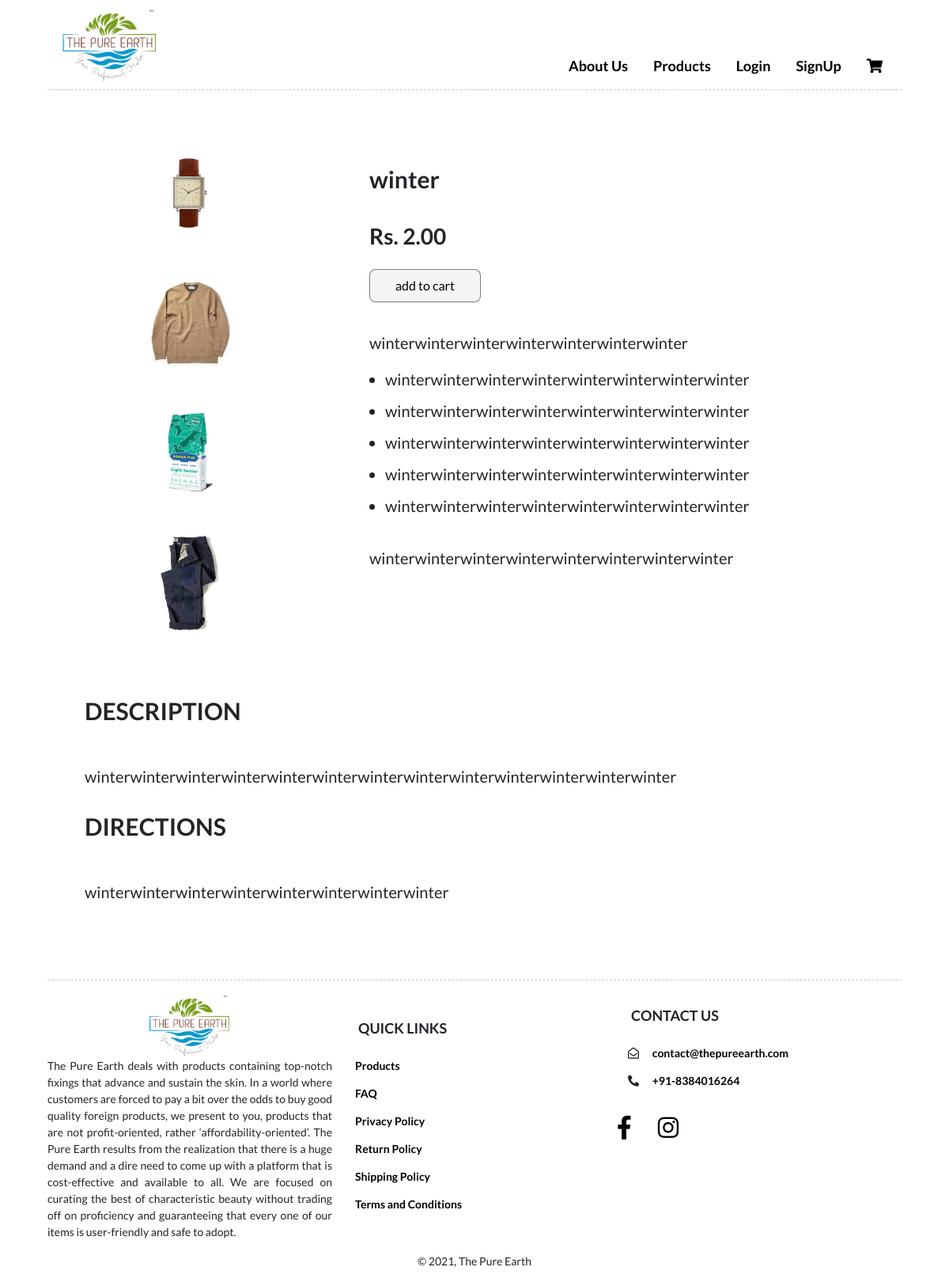
Page /product/winter on the committed database.
### pure/models.py (models this page shows, shortened)
class Image(models.Model):
    name = models.CharField(max_length=255, default='Product Image')
    image = models.ImageField(
        upload_to='product_images', blank=True, null=True)

class Product(models.Model):
    name = models.CharField(max_length=100, null=True, blank=True)
    price = models.DecimalField(max_digits=10, decimal_places=2)
    b_description = models.CharField(max_length=500, null=True, blank=True)
    main_desc = models.CharField(max_length=500, null=True, blank=True)
    description = models.CharField(max_length=500, null=True, blank=True)
    description1 = models.TextField(null=True, blank=True)
    benefits1 = models.CharField(max_length=500, null=True, blank=True)
    benefits2 = models.CharField(max_length=500, null=True, blank=True)
    benefits3 = models.CharField(max_length=500, null=True, blank=True)
    benefits4 = models.CharField(max_length=500, null=True, blank=True)
    benefits5 = models.CharField(max_length=500, null=True, blank=True)
    directions = models.CharField(max_length=500, null=True, blank=True)
    images = models.ManyToManyField(Image)
    is_active = models.BooleanField(default=True)
    slug = models.SlugField(max_length=200, unique=True)
    created_at = models.DateTimeField(auto_now_add=True)
    updated_at = models.DateTimeField(auto_now=True)
    class Meta:
        ordering = ('name',)
        index_together = (('id', 'slug'),)

### pure/views.py (the view)
# urls.py: path('product/<slug:slug>', views.product_detail,
def product_detail(request, slug):
    product = get_object_or_404(Product, slug=slug, is_active=True)
    cart_product_form = CartAddProductForm()
    return render(request,
                  'screens/ProductDetail.html',
                  {'product': product,
                   'cart_product_form': cart_product_form})

### cart/forms.py
class CartAddProductForm(forms.Form):
    quantity = forms.TypedChoiceField(
        choices=PRODUCT_QUANTITY_CHOICES, coerce=int)
    update = forms.BooleanField(
        required=False, initial=False, widget=forms.HiddenInput)

### cart/context_processors.py (called while the page is built)
def cart(request):
    return {'cart':Cart(request)}

### templates/screens/ProductDetail.html (shortened to what this page needs)
{% extends 'index.html' %}
{% load static %}
{% block content %}
<div class="product-detail">
    <div class="row">
        <div class="col-sm-12 col-md-auto col-lg-4">
            <div class="detailimg">
                {% for image in product.images.all %}
        <img src="{{ image.image.url }}">
    {% endfor %}
            </div>
        </div>
        <div class="col-sm-12 col-md-auto col-lg-8">
            <div class="detailtxt">
                <h1>{{product.name}}</h1>
                <h3>Rs. {{ product.price }}</h3>
                <form action="{% url 'cart:cart_add' product.id %}" method="post">
                    <input type="submit" value="Add to cart" class="addbtn">
                </form>
                <p>
                    {{ product.main_desc}}
                </p>
                <ul>
                    {% if product.benefits1 %}
                    <li>
                        {{ product.benefits1 }}
                    </li>
                    {% else %}
                    <span></span>
                    {% endif %}
                        {% if product.benefits2 %}
                    <li>
                        {{ product.benefits2 }}
                    </li>
                    {% else %}
                    <span></span>
                    {% endif %}
                    {% if product.benefits3 %}
                    <li>
                        {{ product.benefits3 }}
                    </li>
                    {% else %}
                    <span></span>
                    {% endif %}
                    {% if product.benefits4 %}
                    <li>
                        {{ product.benefits4 }}
                    </li>
                    {% else %}
                    <span></span>
                    {% endif %}
                    {% if product.benefits5 %}
                    <li>
                        {{ product.benefits5 }}
                    </li>
                    {% else %}
                    <span></span>
                    {% endif %}
                </ul>
                {% if product.description %}
                <p>
                    {{ product.description}}
                </p>
                {% else %}
                <span></span>
                {% endif %}
            </div>
        </div>
        <div class="col-sm-12 col-md-auto col-lg-12">
            <div class="detailtxt1">
                <h2>Description</h2>
                <p>
                    {{ product.description1}}
                </p>
                <h2>Directions</h2>
                <p>
                    {{ product.directions}}
                </p>
            </div>
        </div>
    </div>
</div>
</div>
{% endblock %}

### static/css/style.css (style rules this page uses)
* { margin: 0%; padding: 0%; box-sizing: border-box; font-family: "Lato", sans-serif; }
body { margin: 0%; padding: 0%; }
h1 { font-size: 24px; }
h2 { font-size: 18px; }
p { font-size: 14px; }
input { text-transform: lowercase; }
.row { width: 100%; margin: auto; }

### static/css/product.css (style rules this page uses)
.products .prodtxt h2, .product-detail .detailtxt1 h2 { font-size: 30px; text-transform: uppercase; font-weight: bold; }
.product-detail { padding: 2em 0; }
.product-detail .detailimg img { width: 40%; margin: 1em 30%; }
.product-detail .detailtxt, .product-detail .detailtxt1 { padding: 1em 2em; }
.product-detail .detailtxt1 { margin: 1em 0; }
.product-detail .detailtxt1 h2 { margin: 1em 0; }
.product-detail .detailtxt h1 { padding: 1em 0; font-size: 30px; font-weight: bold; }
.product-detail .detailtxt h3 { font-weight: bold; }
.addbtn { background-color: whitesmoke; padding: 0.5em 2em; border-radius: 0.5em; cursor: pointer; border: 0.1em solid rgba(0, 0, 0, 0.5); margin: 1em 0; }
.product-detail p { padding: 1em 0 0 0; font-size: 20px; text-align: justify; }
.product-detail ul li { font-size: 20px; margin: 0.5em 1em; }

### rows in the picture
Image: image (picture)
Image: image (picture)
Image: image (picture)
Image: image (picture)
Product: name "winter", price "2.00", main_desc "winterwinterwinterwinterwinterwinterwinter", benefits1 "winterwinterwinterwinterwinterwinterwinterwinter", benefits2 "winterwinterwinterwinterwinterwinterwinterwinter", benefits3 "winterwinterwinterwinterwinterwinterwinterwinter", benefits4 "winterwinterwinterwinterwinterwinterwinterwinter", benefits5 "winterwinterwinterwinterwinterwinterwinterwinter", description "winterwinterwinterwinterwinterwinterwinterwinter", description1 "winterwinterwinterwinterwinterwinterwinterwinterwinterwinterwinterwinterwinter", directions "winterwinterwinterwinterwinterwinterwinterwinter"
